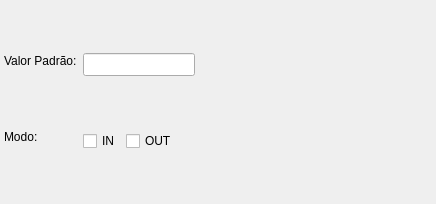
<?xml version="1.0" encoding="UTF-8"?>
<ui version="4.0">
 <class>ParametroWidget</class>
 <widget class="QWidget" name="ParametroWidget">
  <property name="geometry">
   <rect>
    <x>0</x>
    <y>0</y>
    <width>436</width>
    <height>204</height>
   </rect>
  </property>
  <property name="minimumSize">
   <size>
    <width>430</width>
    <height>0</height>
   </size>
  </property>
  <property name="windowTitle">
   <string>Form</string>
  </property>
  <widget class="QLabel" name="valorpadrao_lbl">
   <property name="geometry">
    <rect>
     <x>4</x>
     <y>53</y>
     <width>80</width>
     <height>16</height>
    </rect>
   </property>
   <property name="minimumSize">
    <size>
     <width>80</width>
     <height>0</height>
    </size>
   </property>
   <property name="maximumSize">
    <size>
     <width>75</width>
     <height>16777215</height>
    </size>
   </property>
   <property name="text">
    <string>Valor Padrão:</string>
   </property>
  </widget>
  <widget class="QLineEdit" name="valorpadrao_edt">
   <property name="geometry">
    <rect>
     <x>83</x>
     <y>53</y>
     <width>112</width>
     <height>23</height>
    </rect>
   </property>
  </widget>
  <widget class="QLabel" name="modo_lbl">
   <property name="geometry">
    <rect>
     <x>4</x>
     <y>129</y>
     <width>34</width>
     <height>16</height>
    </rect>
   </property>
   <property name="maximumSize">
    <size>
     <width>75</width>
     <height>16777215</height>
    </size>
   </property>
   <property name="text">
    <string>Modo:</string>
   </property>
  </widget>
  <widget class="QWidget" name="layoutWidget">
   <property name="geometry">
    <rect>
     <x>83</x>
     <y>129</y>
     <width>137</width>
     <height>24</height>
    </rect>
   </property>
   <layout class="QHBoxLayout" name="in_out_hlt">
    <item>
     <widget class="QCheckBox" name="param_in_chk">
      <property name="text">
       <string>IN</string>
      </property>
     </widget>
    </item>
    <item>
     <widget class="QCheckBox" name="param_out_chk">
      <property name="text">
       <string>OUT</string>
      </property>
     </widget>
    </item>
    <item>
     <spacer name="horizontalSpacer">
      <property name="orientation">
       <enum>Qt::Horizontal</enum>
      </property>
      <property name="sizeHint" stdset="0">
       <size>
        <width>40</width>
        <height>20</height>
       </size>
      </property>
     </spacer>
    </item>
   </layout>
  </widget>
 </widget>
 <resources/>
 <connections/>
</ui>
